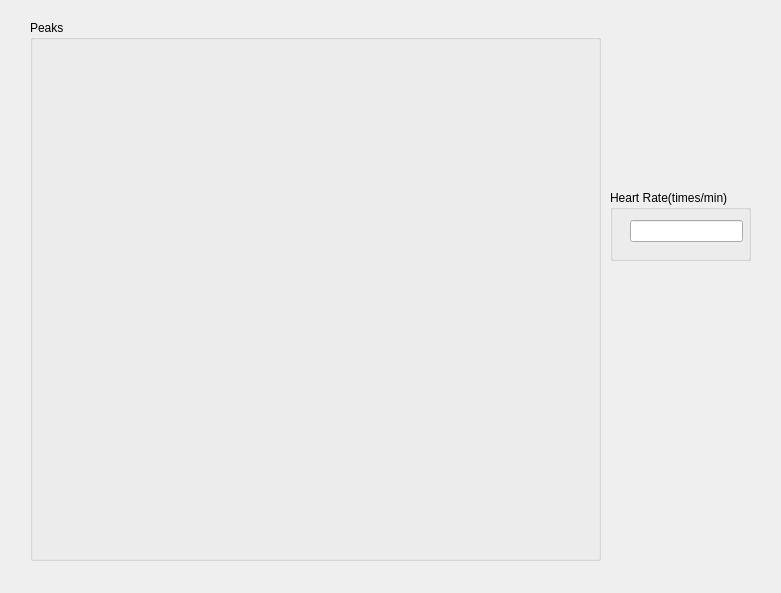
<?xml version="1.0" encoding="UTF-8"?>
<ui version="4.0">
 <class>Form_HR</class>
 <widget class="QWidget" name="Form_HR">
  <property name="geometry">
   <rect>
    <x>0</x>
    <y>0</y>
    <width>781</width>
    <height>593</height>
   </rect>
  </property>
  <property name="focusPolicy">
   <enum>Qt::NoFocus</enum>
  </property>
  <property name="windowTitle">
   <string>Heart Rate</string>
  </property>
  <widget class="QGroupBox" name="groupBox">
   <property name="geometry">
    <rect>
     <x>30</x>
     <y>20</y>
     <width>571</width>
     <height>541</height>
    </rect>
   </property>
   <property name="title">
    <string>Peaks</string>
   </property>
   <widget class="QWidget" name="verticalLayoutWidget">
    <property name="geometry">
     <rect>
      <x>10</x>
      <y>20</y>
      <width>551</width>
      <height>511</height>
     </rect>
    </property>
    <layout class="QVBoxLayout" name="verticalLayout"/>
   </widget>
  </widget>
  <widget class="QGroupBox" name="groupBox_2">
   <property name="geometry">
    <rect>
     <x>610</x>
     <y>190</y>
     <width>141</width>
     <height>71</height>
    </rect>
   </property>
   <property name="title">
    <string>Heart Rate(times/min)</string>
   </property>
   <widget class="QLineEdit" name="lineEdit">
    <property name="geometry">
     <rect>
      <x>20</x>
      <y>30</y>
      <width>113</width>
      <height>22</height>
     </rect>
    </property>
    <property name="alignment">
     <set>Qt::AlignCenter</set>
    </property>
    <property name="readOnly">
     <bool>true</bool>
    </property>
   </widget>
  </widget>
 </widget>
 <resources/>
 <connections/>
</ui>
